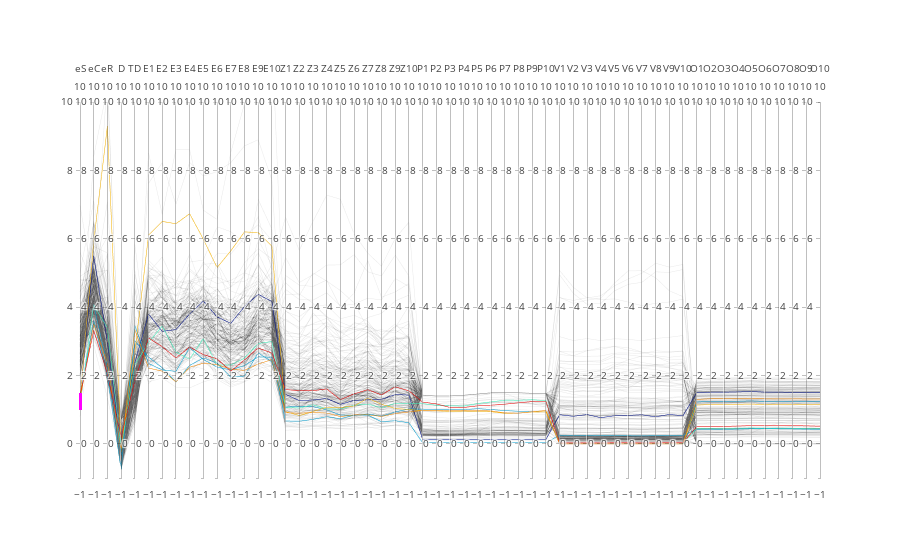

The notebook cell this image was saved under:
### Markdown cell above
#### Scaled Data:

### Code cell
# Parallel coordinates plot for all of the scaled data:
data = [
    go.Parcoords(
        line = dict(color = all_data_scaled['ID'],
                   colorscale = 'Jet',
                   showscale = False,
                   reversescale = False,
                   cmin = 0,
                   cmax = 200),
        hoverinfo = all_data_scaled['ID'],
        dimensions = list([
            # Other:
            dict(range = [-1,10],
                 constraintrange = [1,1.5],
                 label = 'eS', values = all_data_scaled['eStart']),
            dict(range = [-1,10],
                 label = 'eC', values = all_data_scaled['eCenter']),
            dict(range = [-1,10],
                 label = 'eR', values = all_data_scaled['eRadius']),
            dict(range = [-1,10],
                 label = 'D', values = all_data_scaled['direction']),
            dict(range = [-1,10],
                 label = 'TD', values = all_data_scaled['timediff']), 
            
            # Error:
            dict(range = [-1,10],
                 label = 'E1', values = all_data_scaled['error1']),
            dict(range = [-1,10],
                 label = 'E2', values = all_data_scaled['error2']),
            dict(range = [-1,10],
                 label = 'E3', values = all_data_scaled['error3']),
            dict(range = [-1,10],
                 label = 'E4', values = all_data_scaled['error4']),
            dict(range = [-1,10],
                 label = 'E5', values = all_data_scaled['error5']),
            dict(range = [-1,10],
                 label = 'E6', values = all_data_scaled['error6']),
            dict(range = [-1,10],
                 label = 'E7', values = all_data_scaled['error7']),
            dict(range = [-1,10],
                 label = 'E8', values = all_data_scaled['error8']),
            dict(range = [-1,10],
                 label = 'E9', values = all_data_scaled['error9']),
            dict(range = [-1,10],
                 label = 'E10', values = all_data_scaled['error10']),
            
            # Speed Z:
            dict(range = [-1,10],
                 label = 'Z1', values = all_data_scaled['spz1']),
            dict(range = [-1,10],
                 label = 'Z2', values = all_data_scaled['spz2']),
            dict(range = [-1,10],
                 label = 'Z3', values = all_data_scaled['spz3']),
            dict(range = [-1,10],
                 label = 'Z4', values = all_data_scaled['spz4']),
            dict(range = [-1,10],
                 label = 'Z5', values = all_data_scaled['spz5']),
            dict(range = [-1,10],
                 label = 'Z6', values = all_data_scaled['spz6']),
            dict(range = [-1,10],
                 label = 'Z7', values = all_data_scaled['spz7']),
            dict(range = [-1,10],
                 label = 'Z8', values = all_data_scaled['spz8']),
            dict(range = [-1,10],
                 label = 'Z9', values = all_data_scaled['spz9']),
            dict(range = [-1,10],
                 label = 'Z10', values = all_data_scaled['spz10']),
            
            # Pressure:
            dict(range = [-1,10],
                 label = 'P1', values = all_data_scaled['pres1']),
            dict(range = [-1,10],
                 label = 'P2', values = all_data_scaled['pres2']),
            dict(range = [-1,10],
                 label = 'P3', values = all_data_scaled['pres3']),
            dict(range = [-1,10],
                 label = 'P4', values = all_data_scaled['pres4']),
            dict(range = [-1,10],
                 label = 'P5', values = all_data_scaled['pres5']),
            dict(range = [-1,10],
                 label = 'P6', values = all_data_scaled['pres6']),
            dict(range = [-1,10],
                 label = 'P7', values = all_data_scaled['pres7']),
            dict(range = [-1,10],
                 label = 'P8', values = all_data_scaled['pres8']),
            dict(range = [-1,10],
                 label = 'P9', values = all_data_scaled['pres9']),
            dict(range = [-1,10],
                 label = 'P10', values = all_data_scaled['pres10']),
            
            # Events:
            dict(range = [-1,10],
                 label = 'V1', values = all_data_scaled['events1']),
            dict(range = [-1,10],
                 label = 'V2', values = all_data_scaled['events2']),
            dict(range = [-1,10],
                 label = 'V3', values = all_data_scaled['events3']),
            dict(range = [-1,10],
                 label = 'V4', values = all_data_scaled['events4']),
            dict(range = [-1,10],
                 label = 'V5', values = all_data_scaled['events5']),
            dict(range = [-1,10],
                 label = 'V6', values = all_data_scaled['events6']),
            dict(range = [-1,10],
                 label = 'V7', values = all_data_scaled['events7']),
            dict(range = [-1,10],
                 label = 'V8', values = all_data_scaled['events8']),
            dict(range = [-1,10],
                 label = 'V9', values = all_data_scaled['events9']),
            dict(range = [-1,10],
                 label = 'V10', values = all_data_scaled['events10']),
            
            # Orients:
            dict(range = [-1,10],
                 label = 'O1', values = all_data_scaled['orient1']),
            dict(range = [-1,10],
                 label = 'O2', values = all_data_scaled['orient2']),
            dict(range = [-1,10],
                 label = 'O3', values = all_data_scaled['orient3']),
            dict(range = [-1,10],
                 label = 'O4', values = all_data_scaled['orient4']),
            dict(range = [-1,10],
                 label = 'O5', values = all_data_scaled['orient5']),
            dict(range = [-1,10],
                 label = 'O6', values = all_data_scaled['orient6']),
            dict(range = [-1,10],
                 label = 'O7', values = all_data_scaled['orient7']),
            dict(range = [-1,10],
                 label = 'O8', values = all_data_scaled['orient8']),
            dict(range = [-1,10],
                 label = 'O9', values = all_data_scaled['orient9']),
            dict(range = [-1,10],
                 label = 'O10', values = all_data_scaled['orient10']),           
        ])
    )
]

py.iplot(data, filename = 'parcoords_all_scaled', image_width=1500, image_height=12)

### Figure 1 — Plotly figure (JSON) as saved in the notebook; plotly's stock layout.template omitted (floating-point values rounded to 4 significant figures; data arrays with more than 128 entries replaced by an {"elided": "..."} marker saying what was removed)
{"data": [{"dimensions": [{"constraintrange": [1, 1.5], "label": "eS", "range": [-1, 10], "values": {"elided": "192 float values"}}, {"label": "eC", "range": [-1, 10], "values": {"elided": "192 float values"}}, {"label": "eR", "range": [-1, 10], "values": {"elided": "192 float values"}}, {"label": "D", "range": [-1, 10], "values": {"elided": "192 float values"}}, {"label": "TD", "range": [-1, 10], "values": {"elided": "192 float values"}}, {"label": "E1", "range": [-1, 10], "values": {"elided": "192 float values"}}, {"label": "E2", "range": [-1, 10], "values": {"elided": "192 float values"}}, {"label": "E3", "range": [-1, 10], "values": {"elided": "192 float values"}}, {"label": "E4", "range": [-1, 10], "values": {"elided": "192 float values"}}, {"label": "E5", "range": [-1, 10], "values": {"elided": "192 float values"}}, {"label": "E6", "range": [-1, 10], "values": {"elided": "192 float values"}}, {"label": "E7", "range": [-1, 10], "values": {"elided": "192 float values"}}, {"label": "E8", "range": [-1, 10], "values": {"elided": "192 float values"}}, {"label": "E9", "range": [-1, 10], "values": {"elided": "192 float values"}}, {"label": "E10", "range": [-1, 10], "values": {"elided": "192 float values"}}, {"label": "Z1", "range": [-1, 10], "values": {"elided": "192 float values"}}, {"label": "Z2", "range": [-1, 10], "values": {"elided": "192 float values"}}, {"label": "Z3", "range": [-1, 10], "values": {"elided": "192 float values"}}, {"label": "Z4", "range": [-1, 10], "values": {"elided": "192 float values"}}, {"label": "Z5", "range": [-1, 10], "values": {"elided": "192 float values"}}, {"label": "Z6", "range": [-1, 10], "values": {"elided": "192 float values"}}, {"label": "Z7", "range": [-1, 10], "values": {"elided": "192 float values"}}, {"label": "Z8", "range": [-1, 10], "values": {"elided": "192 float values"}}, {"label": "Z9", "range": [-1, 10], "values": {"elided": "192 float values"}}, {"label": "Z10", "range": [-1, 10], "values": {"elided": "192 float values"}}, {"label": "P1", "range": [-1, 10], "values": {"elided": "192 float values"}}, {"label": "P2", "range": [-1, 10], "values": {"elided": "192 float values"}}, {"label": "P3", "range": [-1, 10], "values": {"elided": "192 float values"}}, {"label": "P4", "range": [-1, 10], "values": {"elided": "192 float values"}}, {"label": "P5", "range": [-1, 10], "values": {"elided": "192 float values"}}, {"label": "P6", "range": [-1, 10], "values": {"elided": "192 float values"}}, {"label": "P7", "range": [-1, 10], "values": {"elided": "192 float values"}}, {"label": "P8", "range": [-1, 10], "values": {"elided": "192 float values"}}, {"label": "P9", "range": [-1, 10], "values": {"elided": "192 float values"}}, {"label": "P10", "range": [-1, 10], "values": {"elided": "192 float values"}}, {"label": "V1", "range": [-1, 10], "values": {"elided": "192 float values"}}, {"label": "V2", "range": [-1, 10], "values": {"elided": "192 float values"}}, {"label": "V3", "range": [-1, 10], "values": {"elided": "192 float values"}}, {"label": "V4", "range": [-1, 10], "values": {"elided": "192 float values"}}, {"label": "V5", "range": [-1, 10], "values": {"elided": "192 float values"}}, {"label": "V6", "range": [-1, 10], "values": {"elided": "192 float values"}}, {"label": "V7", "range": [-1, 10], "values": {"elided": "192 float values"}}, {"label": "V8", "range": [-1, 10], "values": {"elided": "192 float values"}}, {"label": "V9", "range": [-1, 10], "values": {"elided": "192 float values"}}, {"label": "V10", "range": [-1, 10], "values": {"elided": "192 float values"}}, {"label": "O1", "range": [-1, 10], "values": {"elided": "192 float values"}}, {"label": "O2", "range": [-1, 10], "values": {"elided": "192 float values"}}, {"label": "O3", "range": [-1, 10], "values": {"elided": "192 float values"}}, {"label": "O4", "range": [-1, 10], "values": {"elided": "192 float values"}}, {"label": "O5", "range": [-1, 10], "values": {"elided": "192 float values"}}, {"label": "O6", "range": [-1, 10], "values": {"elided": "192 float values"}}, {"label": "O7", "range": [-1, 10], "values": {"elided": "192 float values"}}, {"label": "O8", "range": [-1, 10], "values": {"elided": "192 float values"}}, {"label": "O9", "range": [-1, 10], "values": {"elided": "192 float values"}}, {"label": "O10", "range": [-1, 10], "values": {"elided": "192 float values"}}], "hoverinfo": {"elided": "192 int values"}, "line": {"cmax": 200, "cmin": 0, "color": {"elided": "192 int values"}, "colorscale": "Jet", "reversescale": false, "showscale": false}, "type": "parcoords"}], "layout": {}}
